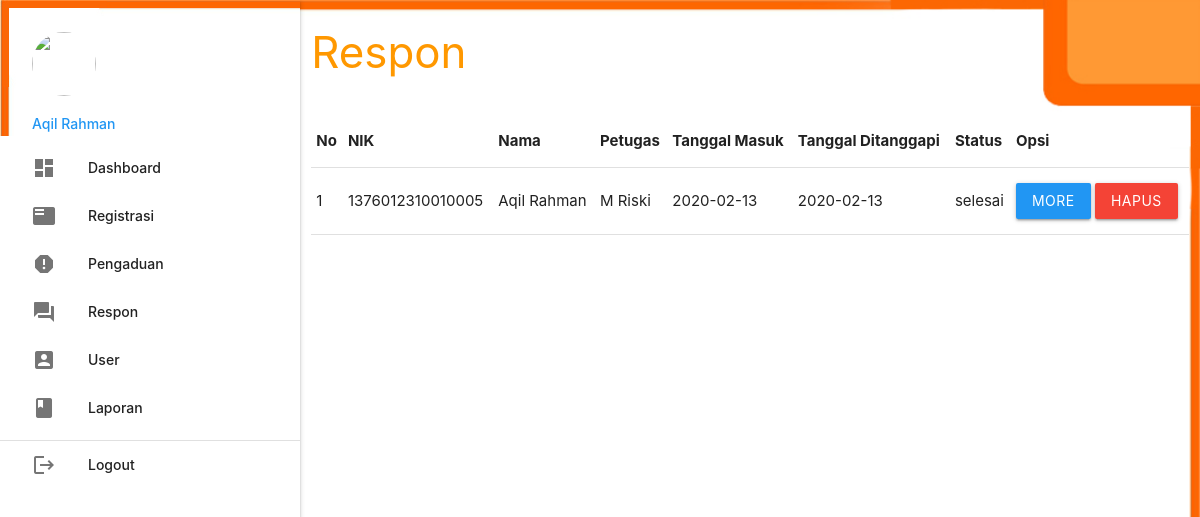
Page /admin/index.php?p=respon (signed in) on the earlier database version.
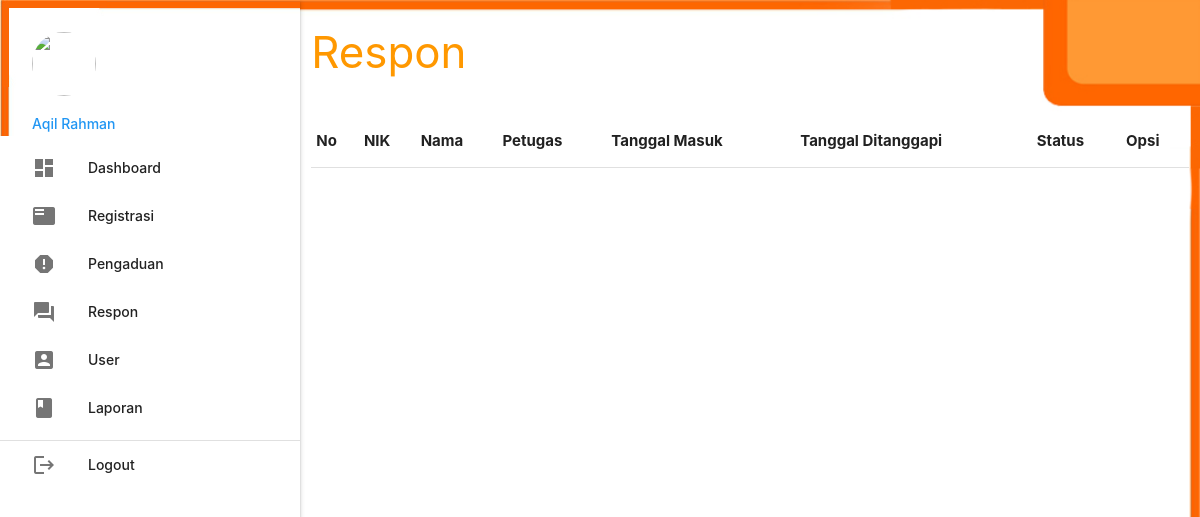
Same page on the later database version.
### tables this page shows
CREATE TABLE `pengaduan` (
  `id_pengaduan` int(5) NOT NULL,
  `tgl_pengaduan` varchar(20) NOT NULL,
  `nik` varchar(16) NOT NULL,
  `isi_laporan` text NOT NULL,
  `foto` varchar(255) NOT NULL,
  `status` enum('proses','selesai') NOT NULL
);

CREATE TABLE `masyarakat` (
  `nik` varchar(16) NOT NULL,
  `nama` varchar(35) NOT NULL,
  `username` varchar(25) NOT NULL,
  `password` varchar(255) NOT NULL,
  `telp` varchar(13) NOT NULL
);

CREATE TABLE `petugas` (
  `id_petugas` int(5) NOT NULL,
  `nama_petugas` varchar(30) NOT NULL,
  `username` varchar(30) NOT NULL,
  `password` varchar(255) NOT NULL,
  `telp_petugas` varchar(13) NOT NULL,
  `level` enum('admin','petugas') NOT NULL
);

CREATE TABLE `tanggapan` (
  `id_tanggapan` int(5) NOT NULL,
  `id_pengaduan` int(5) NOT NULL,
  `tgl_tanggapan` varchar(20) NOT NULL,
  `tanggapan` text NOT NULL,
  `id_petugas` int(5) NOT NULL
);

### admin/respon.php (the view, shortened to what this page needs)
       <div class="row">
         <div class="col s12 m9">
           <h3 class="orange-text">Respon</h3>
         </div>
       </div>
       <table id="example" class="display responsive-table" style="width:100%">
         <thead>
             <tr>
			<th>No</th>
			<th>NIK</th>
			<th>Nama</th>
			<th>Petugas</th>
			<th>Tanggal Masuk</th>
			<th>Tanggal Ditanggapi</th>
			<th>Status</th>
			<th>Opsi</th>
             </tr>
         </thead>
         <tbody>
<?php
	$no=1;
	$query = mysqli_query($koneksi,"SELECT * FROM pengaduan INNER JOIN masyarakat ON pengaduan.nik=masyarakat.nik INNER JOIN tanggapan ON pengaduan.id_pengaduan=tanggapan.id_pengaduan INNER JOIN petugas ON tanggapan.id_petugas=petugas.id_petugas ORDER BY tanggapan.id_pengaduan DESC");
	while ($r=mysqli_fetch_assoc($query)) { ?>
	<tr>
		<td><?php echo $no++; ?></td>
		<td><?php echo $r['nik']; ?></td>
		<td><?php echo $r['nama']; ?></td>
		<td><?php echo $r['nama_petugas']; ?></td>
		<td><?php echo $r['tgl_pengaduan']; ?></td>
		<td><?php echo $r['tgl_tanggapan']; ?></td>
		<td><?php echo $r['status']; ?></td>
		<td><a class="btn blue modal-trigger" href="#more?id_tanggapan=<?php echo $r['id_tanggapan'] ?>">More</a> <a class="btn red" onclick="return confirm('Anda Yakin Ingin Menghapus Y/N')" href="index.php?p=tanggapan_hapus&id_tanggapan=<?php echo $r['id_tanggapan'] ?>">Hapus</a></td>
	</tr>
           <?php  }
            ?>
         </tbody>
       </table>

### admin/index.php (shortened to what this page needs)
<?php
	include '../conn/koneksi.php';
 ?>
  <!DOCTYPE html>
  <html>
    <head>
      <link type="text/css" rel="stylesheet" href="../css/materialize.min.css"  media="screen,projection"/>
      <link rel="stylesheet" href="https://cdnjs.cloudflare.com/ajax/libs/materialize/1.0.0/css/materialize.min.css">
      <link rel="stylesheet" type="text/css" href="https://cdn.datatables.net/1.10.19/css/jquery.dataTables.css">
    </head>
    <body style="background:url(../img/bg.jpg); background-size: cover;">
    <div class="row">
      <div class="col s12 m3">
          <ul id="slide-out" class="sidenav sidenav-fixed">
              <li>
                  <div class="user-view">
                      <div class="background">
                          <img src="../img/bg.jpg">
                      </div>
                      <a href="#user"><img class="circle" src="https://cdn5.vectorstock.com/i/1000x1000/01/69/businesswoman-character-avatar-icon-vector-12800169.jpg"></a>
                      <a href="#name"><span class="blue-text name"><?php echo ucwords($_SESSION['data']['nama_petugas']); ?></span></a>
                  </div>
              </li>
              <li><a href="index.php?p=dashboard"><i class="material-icons">dashboard</i>Dashboard</a></li>
              <li><a href="index.php?p=registrasi"><i class="material-icons">featured_play_list</i>Registrasi</a></li>
              <li><a href="index.php?p=pengaduan"><i class="material-icons">report</i>Pengaduan</a></li>
              <li><a href="index.php?p=respon"><i class="material-icons">question_answer</i>Respon</a></li>
              <li><a href="index.php?p=user"><i class="material-icons">account_box</i>User</a></li>
              <li><a href="index.php?p=laporan"><i class="material-icons">book</i>Laporan</a></li>
              <li>
                  <div class="divider"></div>
              </li>
              <li><a class="waves-effect" href="../index.php?p=logout"><i class="material-icons">logout</i>Logout</a></li>
          </ul>
          <a href="#" data-target="slide-out" class="btn sidenav-trigger"><i class="material-icons">menu</i></a>
      </div>
      <div class="col s12 m9">
	<?php
		if(@$_GET['p']==""){
			include_once 'dashboard.php';
		}
		elseif(@$_GET['p']=="dashboard"){
			include_once 'dashboard.php';
		}
		elseif(@$_GET['p']=="registrasi"){
			include_once 'registrasi.php';
		}
		elseif(@$_GET['p']=="regis_hapus"){
			$query = mysqli_query($koneksi,"DELETE FROM masyarakat WHERE nik='".$_GET['nik']."'");
			if($query){
				header('location:index.php?p=registrasi');
			}
		}
		elseif(@$_GET['p']=="pengaduan"){
			include_once 'pengaduan.php';
		}
		elseif(@$_GET['p']=="more"){
			include_once 'more.php';
		}
		elseif(@$_GET['p']=="respon"){
			include_once 'respon.php';
		}
		elseif(@$_GET['p']=="tanggapan_hapus"){
			$query = mysqli_query($koneksi,"DELETE FROM tanggapan WHERE id_tanggapan='".$_GET['id_tanggapan']."'");
			if($query){
				header('location:index.php?p=respon');
			}
		}
		elseif(@$_GET['p']=="user"){
			include_once 'user.php';
		}
		elseif(@$_GET['p']=="user_input"){
			include_once 'user_input.php';
		}
		elseif(@$_GET['p']=="user_edit"){
			include_once 'user_edit.php';
		}
		elseif(@$_GET['p']=="user_hapus"){
			$query = mysqli_query($koneksi,"DELETE FROM petugas WHERE id_petugas='".$_GET['id_petugas']."'");
			if($query){
				header('location:index.php?p=user');
			}
		}
		elseif(@$_GET['p']=="laporan"){
			include_once 'laporan.php';
		}
	 ?>
      </div>
    </div>
    </body>
  </html>

Differences in the rows shown:
removed pengaduan: masyarakat.nik "1376012310010005", masyarakat.nama "Aqil Rahman", petugas.nama_petugas "M Riski", tgl_pengaduan "2020-02-13", tanggapan.tgl_tanggapan "2020-02-13", status "selesai"
